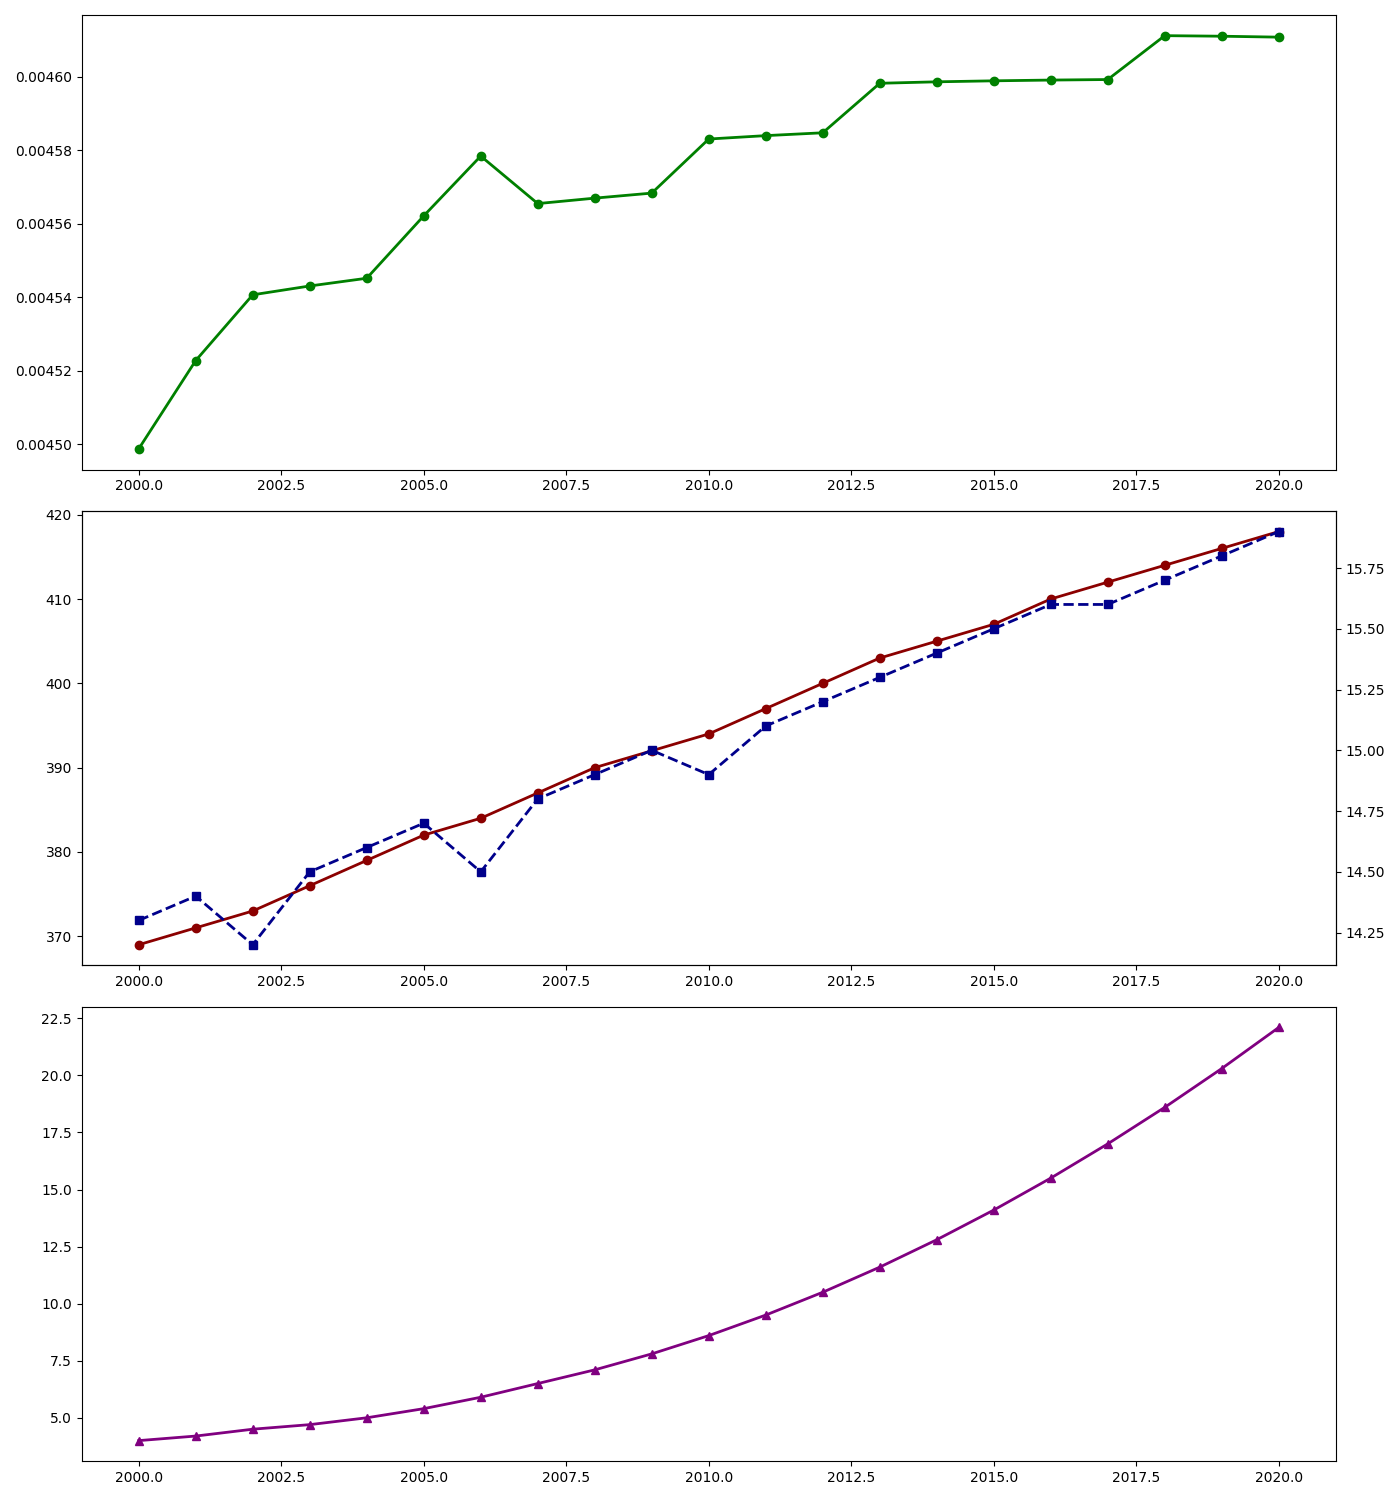

The Python source for this figure:
import matplotlib.pyplot as plt
import numpy as np

years = np.arange(2000, 2021)
per_capita_emissions = [
    co2 / pop for co2, pop in zip(
        [27.5, 28.2, 28.9, 29.5, 30.1, 30.8, 31.5, 32.0, 32.6, 33.2, 33.9, 34.5, 35.1, 35.8, 36.4, 37.0, 37.6, 38.2, 38.9, 39.5, 40.1],
        [6112.8, 6235.1, 6364.7, 6493.4, 6622.4, 6751.2, 6880.1, 7009.1, 7138.2, 7267.4, 7396.8, 7526.2, 7655.8, 7785.6, 7915.4, 8045.4, 8175.5, 8305.7, 8436.0, 8566.4, 8697.0]
    )
]
renewable_energy_adoption = [4.0, 4.2, 4.5, 4.7, 5.0, 5.4, 5.9, 6.5, 7.1, 7.8, 8.6, 9.5, 10.5, 11.6, 12.8, 14.1, 15.5, 17.0, 18.6, 20.3, 22.1]
co2_levels = [369, 371, 373, 376, 379, 382, 384, 387, 390, 392, 394, 397, 400, 403, 405, 407, 410, 412, 414, 416, 418]
global_temps = [14.3, 14.4, 14.2, 14.5, 14.6, 14.7, 14.5, 14.8, 14.9, 15.0, 14.9, 15.1, 15.2, 15.3, 15.4, 15.5, 15.6, 15.6, 15.7, 15.8, 15.9]

fig, (ax2, ax1, ax3) = plt.subplots(3, 1, figsize=(14, 15), dpi=100)

ax2.plot(years, per_capita_emissions, color='green', linestyle='-', linewidth=2, marker='o')
ax1.plot(years, co2_levels, color='darkred', linestyle='-', linewidth=2, marker='o')
ax1_secondary = ax1.twinx()
ax1_secondary.plot(years, global_temps, color='darkblue', linestyle='--', linewidth=2, marker='s')
ax3.plot(years, renewable_energy_adoption, color='purple', linestyle='-', linewidth=2, marker='^')

plt.tight_layout()
plt.show()
